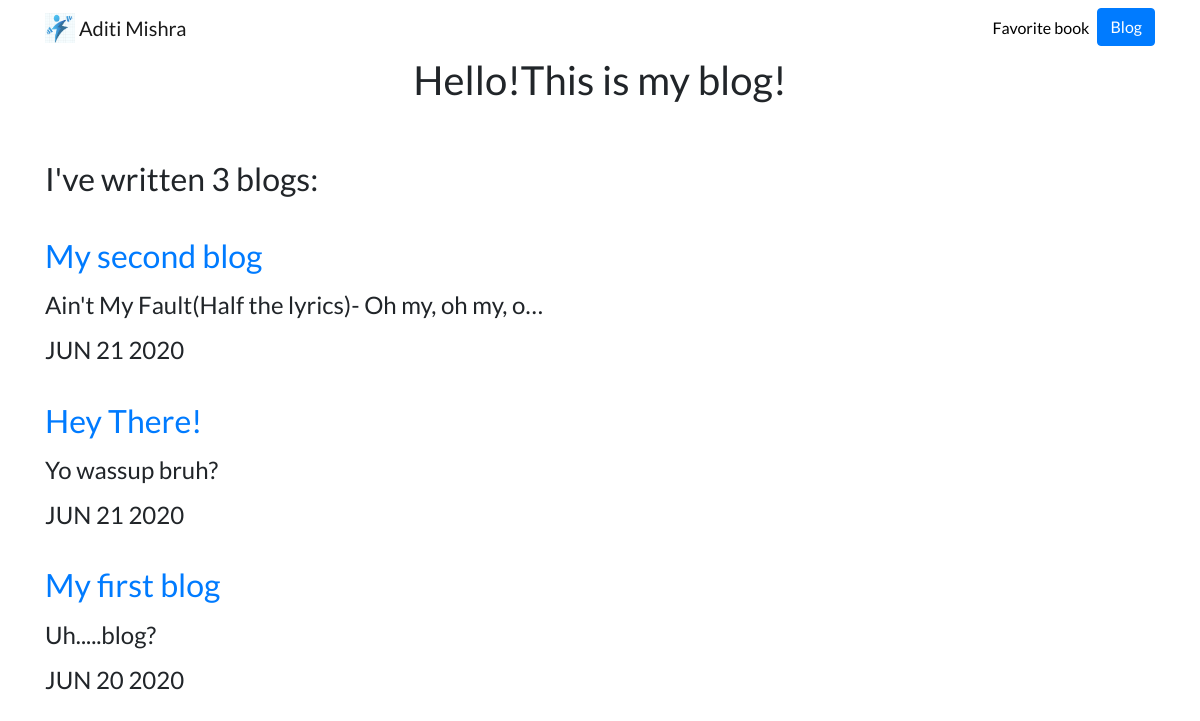
/blog/, run on an earlier commit of the app's database.
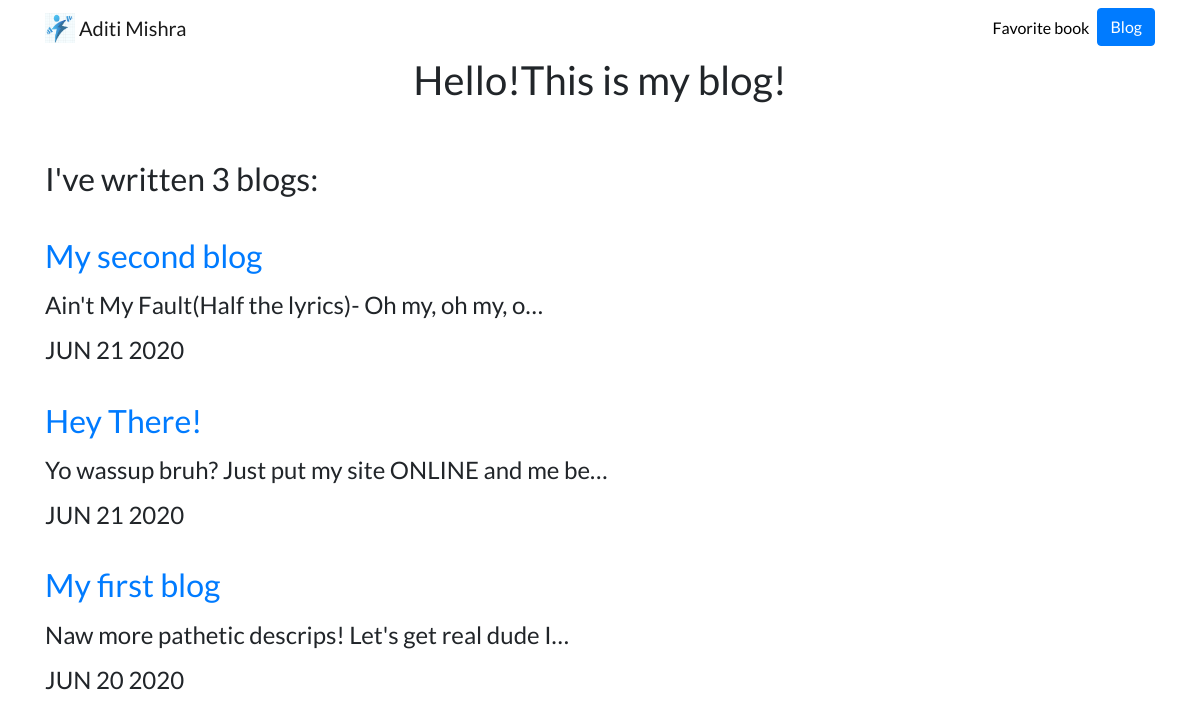
And on a later commit of the database.
### blog/models.py (models this page shows, shortened)
class Blog(models.Model):
	title = models.CharField(max_length=200)
	description = models.TextField()
	date = models.DateField()

### blog/views.py (the view)
# urls.py: path('', views.all_blogs, name='all_blogs'),
def all_blogs(request):
	blogs = Blog.objects.order_by('-date')
	return render(request, 'blog/all_blogs.html', {'blogs':blogs})

### blog/templates/blog/all_blogs.html
{% extends 'portfolio/base.html' %}
{% block content %}
<h1><center>Hello!This is my blog!<br><br></center></h1>
<h2>I've written {{ blogs.count }} blog{{ blogs.count|pluralize }}:<br><br>
{% for blog in blogs %}
<a href="{% url 'blog:detail' blog.id %}"><h2>{{ blog.title }}</h2></a>
<p><h4>{{ blog.description|striptags|truncatechars:50 }}<br></p>
{{ blog.date|date:'M d Y'|upper }}<br><br></h4>
{% endfor %}
{% endblock %}

### portfolio/templates/portfolio/base.html (shortened to what this page needs)
{% load static %}
<!doctype html>
<html lang="en">
<head>
  <link rel="stylesheet" href="https://stackpath.bootstrapcdn.com/bootstrap/4.4.1/css/bootstrap.min.css">
  <link rel="stylesheet" href="{% static 'portfolio/custom.css' %}">
</head>
<body>
  <nav id="topNav" class="navbar navbar-expand-md navbar-light">
    <div class="container">
      <a class="navbar-brand" href="{% url 'portfolio' %}">
        <img src="{% static 'portfolio/logo.png' %}" width="30" height="30" class="d-inline-block align-top" alt="Aditi's Logo">
        <span>Aditi Mishra</span>
      </a>
      <div class="collapse navbar-collapse text-center" id="navbarNav">
        <ul class="navbar-nav ml-auto">
          <li class="nav-item">
            <a class="nav-link" href="{% static 'portfolio/Scorpia-Rising.pdf' %}">Favorite book</a>
          </li>
          <li>
            <a role="button" href="{% url 'blog:all_blogs' %}" class="btn btn-primary">Blog</a>
          </li>
        </ul>
      </div>
    </div>
  </nav>
  <div class="container">
    {% block content %}{% endblock %}
  </div>
</body>
</html>

### portfolio/static/portfolio/custom.css (style rules this page uses)
.navbar-nav .nav-link { color: rgba(0,0,0,1) !important; }
body { font-family: 'Lato', sans-serif; }

What changed in the data, as far as the page shows it:
changed Blog "Hey There!": description "Yo wassup bruh?" → "Yo wassup bruh? Just put my site ONLINE and me be…"
changed Blog "My first blog": description "Uh.....blog?" → "Naw more pathetic descrips! Let's get real dude I…"
